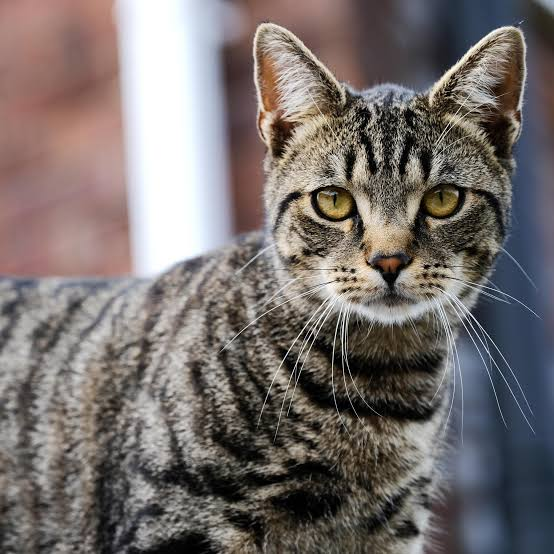
#> input picture Photo/images.jpg, 554 x 554 px
$ python masking.py
#> lines starting #> are read from the running program, lines starting #| are printed output that depends on the picture; after the words box and inside, x2 and y2 are one past the last pixel; in counts of white or black regions, pixels touching at a corner belong together
import cv2 as cv
import numpy as np

img = cv.imread('./Photo/images.jpg')
#> img is the input picture: shape (554, 554, 3); mean B, G, R 109.1, 111, 118.5
cv.imshow('cat' , img)

blank = np.zeros(img.shape[:2] , dtype='uint8')
cv.imshow('BLank' , blank)

mask = cv.rectangle(blank.copy(), (30,30), (370,370), 255, -1)
cv.imshow('Mask' , mask)
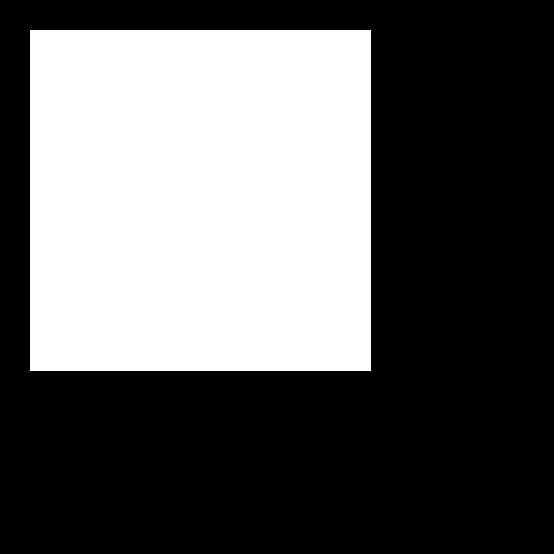
#> window 'Mask': shape (554, 554); 37.9% white; 1 white region, box (x1, y1, x2, y2) and area: (30, 30, 371, 371) 116281

masked = cv.bitwise_and(img,img,mask= mask)
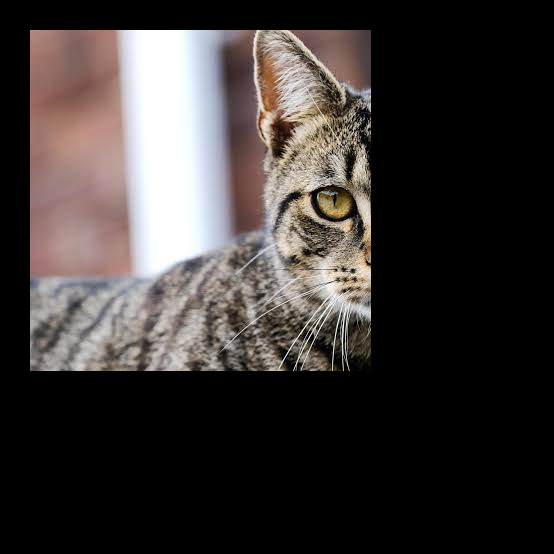
#> masked: shape (554, 554, 3); mean B, G, R 53.1, 54.7, 59.7
cv.imshow('Masked Image', masked)

cv.waitKey(0)

$ run again, with Photo/Jubayer_img.jpg copied over Photo/images.jpg
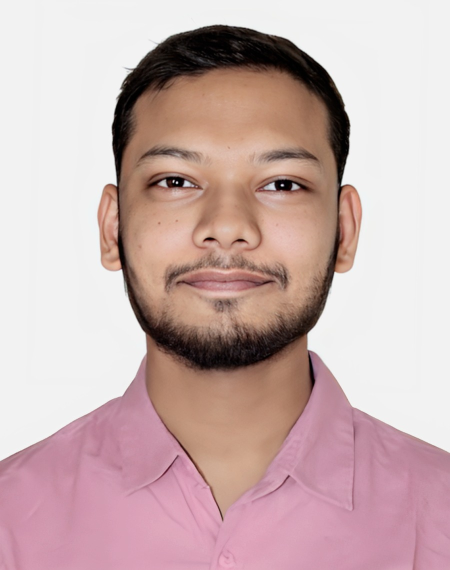
#> input picture Photo/Jubayer_img.jpg, 900 x 1140 px (shown at 1/2 size)
#> img is the input picture: shape (1140, 900, 3); mean B, G, R 175.6, 176.3, 201.7
#> `cv.imshow('Mask' , mask)`:
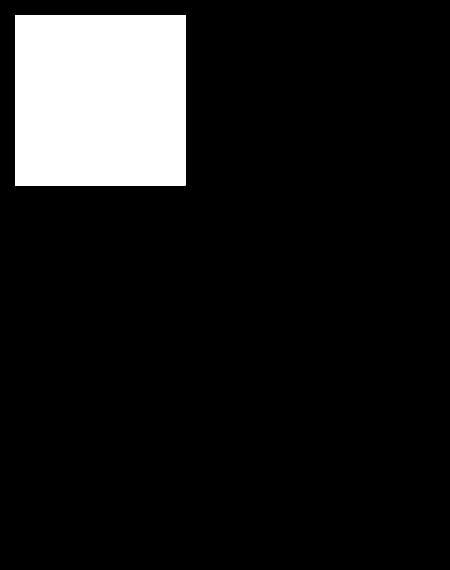
#> window 'Mask': shape (1140, 900) (shown at 1/2 size); 11.3% white; 1 white region, box (x1, y1, x2, y2) and area: (30, 30, 371, 371) 116281
#> `masked = cv.bitwise_and(img,img,mask= mask)`:
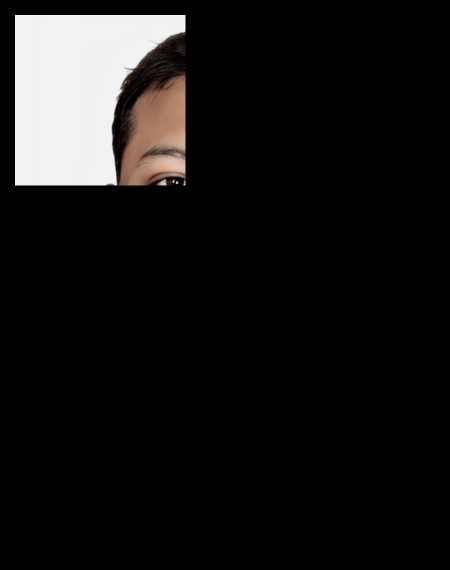
#> masked: shape (1140, 900, 3) (shown at 1/2 size); mean B, G, R 21.1, 21.6, 22.6

$ run again, with Photo/group_photo.jpg copied over Photo/images.jpg
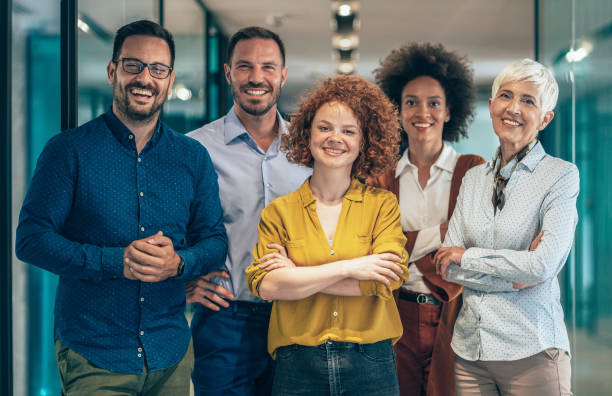
#> input picture Photo/group_photo.jpg, 612 x 396 px
#> img is the input picture: shape (396, 612, 3); mean B, G, R 108.6, 111.4, 99.8
#> `cv.imshow('Mask' , mask)`:
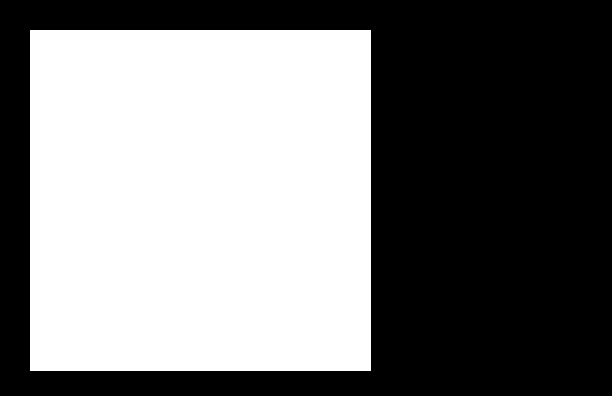
#> window 'Mask': shape (396, 612); 48% white; 1 white region, box (x1, y1, x2, y2) and area: (30, 30, 371, 371) 116281
#> `masked = cv.bitwise_and(img,img,mask= mask)`:
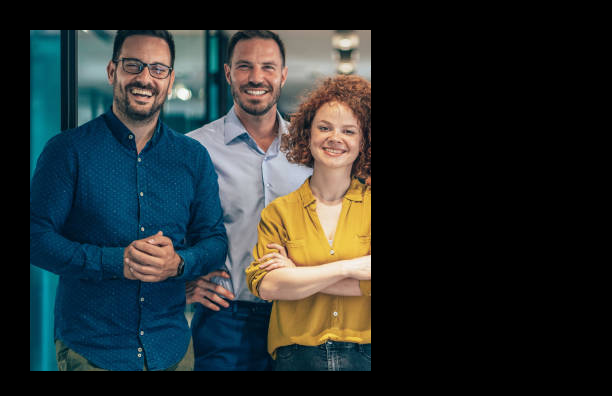
#> masked: shape (396, 612, 3); mean B, G, R 45.9, 46, 39.3
